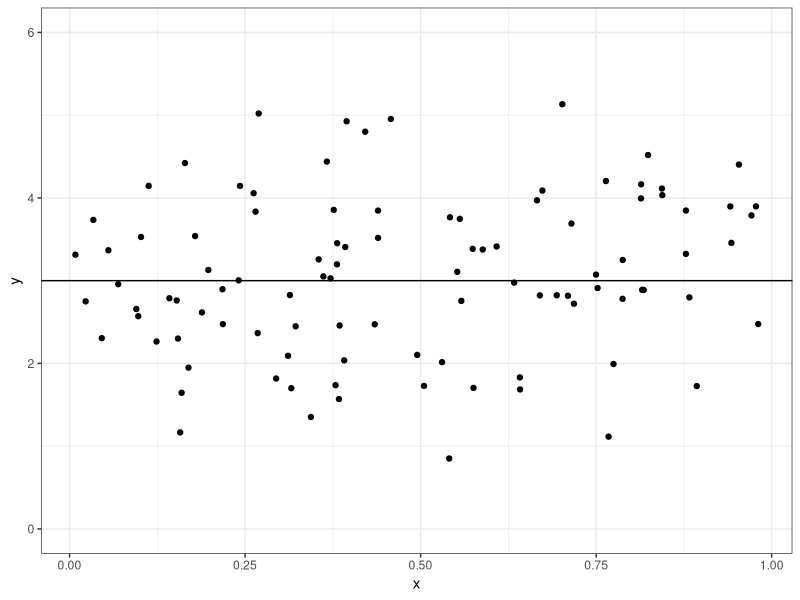
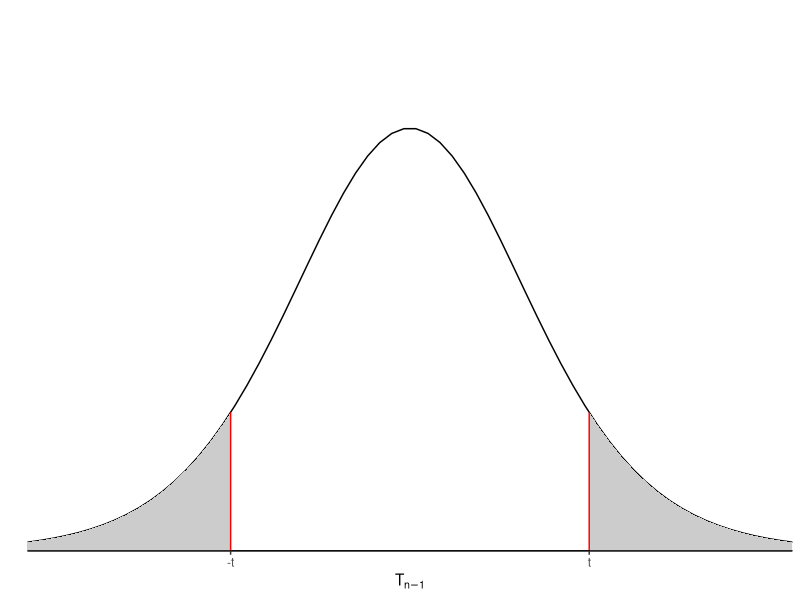
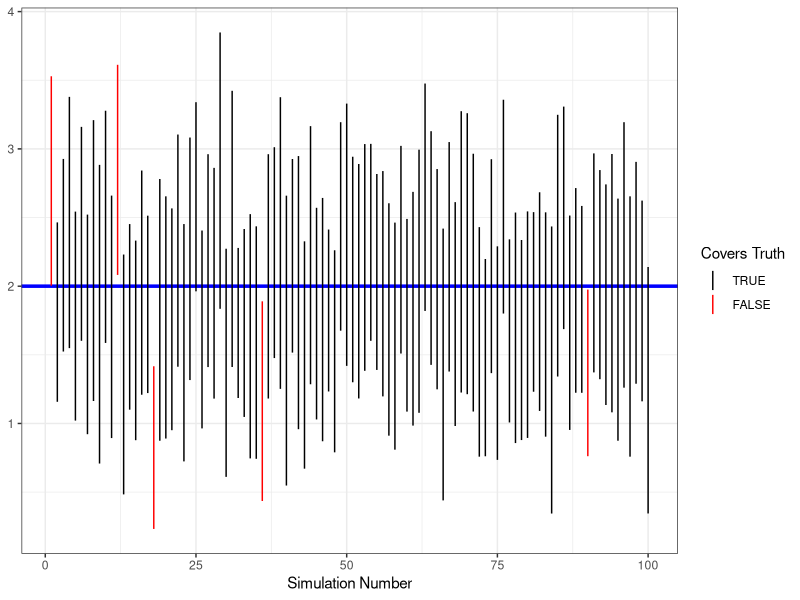
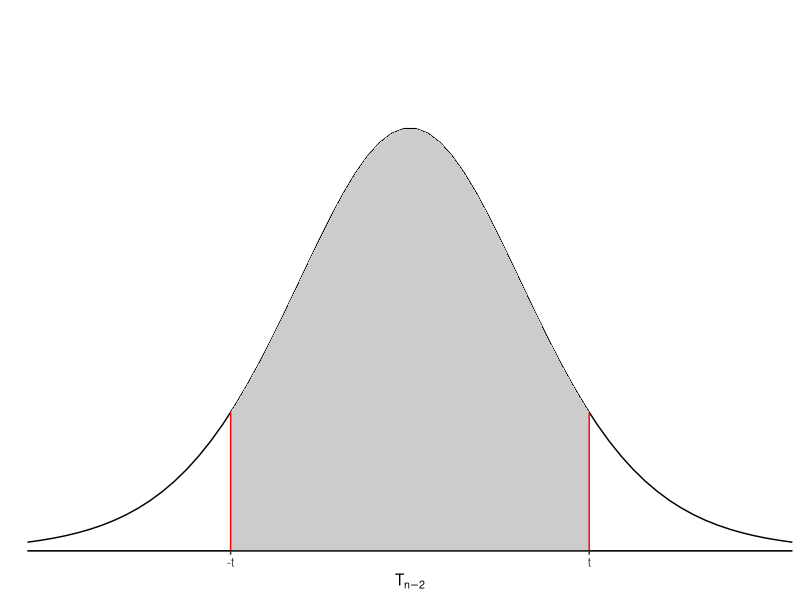

Source code (R) for these figures, in order:
## ---- chunk 1
library(tidyverse)
library(palmerpenguins)
library(broom)
## ---- chunk 2
set.seed(12)
n <- 100
x <- runif(n)
y <- 3 + rnorm(n)
ggplot() + theme_bw() + 
  geom_point(aes(x=x,  y=y)) +
  geom_hline(aes(yintercept=3)) +
  ylim(0, 6)
## ---- chunk 3
x <- seq(-5, 5, length=100)
tdf <- data.frame(x=x, tdens=dt(x, df=10))
ggt <- ggplot() + theme_classic() + coord_cartesian(xlim=c(-3.2, 3.2), ylim=c(0, 0.5), expand=F) + 
  theme(axis.line.y = element_blank()) + 
  xlab(expression(T[n-1])) + ylab("") + scale_y_continuous(breaks=NULL)+
  geom_hline(aes(yintercept=0)) + 
  geom_line(aes(x=x,y=tdens),
            data=tdf)
## ---- chunk 4
ggt + 
  geom_polygon(aes(x=c(1.5, 1.5, x[x>1.5]),
                   y=c(0, dt(1.5, df=10), dt(x[x>1.5], df=10))),
               fill="grey80") +
    geom_polygon(aes(x=c(x[x< -1.5], -1.5, -1.5),
                   y=c(dt(x[x< -1.5], df=10), dt(-1.5, df=10), 0)),
               fill="grey80") +
  scale_x_continuous(breaks=c(-1.5, 1.5), labels=c("-t", "t"))+ 
  geom_segment(aes(x=1.5, xend=1.5, y=0, yend=dt(1.5, df=10)), col="red") +
    geom_segment(aes(x=-1.5, xend=-1.5, y=0, yend=dt(-1.5, df=10)), col="red")
## ---- chunk 5
penguin_lm <- lm(body_mass_g ~ flipper_length_mm, data=penguins)
sig2hat <- summary(penguin_lm)$sigma^2 
sig2hat
# Alternative way "by hand"
sum(residuals(penguin_lm)^2)/(nobs(penguin_lm)-2)
## ---- chunk 6
sxx <- sum(penguins$flipper_length_mm^2, na.rm=T) - 1/nobs(penguin_lm)*sum(penguins$flipper_length_mm, na.rm=T)^2
sxx
## ---- chunk 7
t <- (coef(penguin_lm)[2]- 0)/sqrt(sig2hat/sxx)
t
## ---- chunk 8
2*pt(abs(t), df=nobs(penguin_lm)-2, lower=FALSE)
## ---- chunk 9
tidy(penguin_lm)
## ---- chunk 10
summary(penguin_lm)
## ---- chunk 11
penguins_nomissingsex <- penguins %>%
  filter(!is.na(sex))
penguin_lm2 <- lm(body_mass_g~sex,
                  data=penguins_nomissingsex)
## ---- chunk 12
penguin_lm_df <- tidy(penguin_lm)
t <- (penguin_lm_df$estimate[2]- 40)/sqrt(penguin_lm_df$std.error[2])
t
## ---- chunk 13
2*pt(abs(t), df=nobs(penguin_lm)-2, lower=FALSE)
## ---- chunk 14
pt(penguin_lm_df$statistic[2], df=nobs(penguin_lm)-2, lower=TRUE)
## ---- chunk 15
set.seed(1976)
##############################
# CI coverage via simulation
##############################
numReps <- 100
# Store CI's as matrix since there are two
# values for each replication (lower and upper bound)
ciStore <- matrix(0, nrow = numReps, ncol = 2)

n <- 30
x <- runif(n=n, min=-1, max=1)
beta0 <- 4
beta1 <- 2 
sigma2 <- 2

# Simulate data and fit model, `numReps` times
for(i in 1:numReps) {
    epsilon <- rnorm(n, mean = 0, sd = sqrt(sigma2))
    y <- beta0 + beta1*x + epsilon
    lmfit <- lm(y ~ x)
    ci <- confint(lmfit, level = .95)["x",]
    ciStore[i,] <- ci
}
# Combine into data frame
ci_df <- data.frame(simulation=1:numReps,
                    CIlower=ciStore[,1],
                    CIupper=ciStore[,2]) %>%
  mutate(inCI=ifelse(CIlower<=beta1 & CIupper>=beta1, TRUE, FALSE))
## ---- chunk 16
ggplot(ci_df) + theme_bw() +  
  geom_hline(aes(yintercept=2), col="blue", lwd=1.2) + geom_linerange(aes(x=simulation, ymin=CIlower, ymax=CIupper, col=inCI)) +
  scale_color_manual(name="Covers Truth", breaks=c(TRUE, FALSE), values=c("black", "red")) +
  xlab("Simulation Number")
## ---- chunk 17
x <- seq(-5, 5, length=100)
tdf <- data.frame(x=x, tdens=dt(x, df=10))
ggt <- ggplot() + theme_classic() + coord_cartesian(xlim=c(-3.2, 3.2), ylim=c(0, 0.5), expand=F) + 
  theme(axis.line.y = element_blank()) + 
  xlab(expression(T[n-2])) + 
  ylab("") + scale_y_continuous(breaks=NULL)+
  geom_hline(aes(yintercept=0)) + 
  geom_line(aes(x=x,y=tdens),
            data=tdf)
ggt + 
  geom_polygon(aes(x=c(-1.5, -1.5, x[x>-1.5 & x < 1.5],1.5, 1.5),
                   y=c(0, dt(-1.5, df=10), dt(x[x>-1.5 & x < 1.5], df=10),  dt(1.5, df=10), 0)),
               fill="grey80") +
  scale_x_continuous(breaks=c(-1.5, 1.5), labels=c("-t", "t"))+ 
  geom_segment(aes(x=1.5, xend=1.5, y=0, yend=dt(1.5, df=10)), col="red") +
    geom_segment(aes(x=-1.5, xend=-1.5, y=0, yend=dt(-1.5, df=10)), col="red")
## ---- chunk 18
alpha <- 0.05
t_alphaOver2 <- qt(1-alpha/2,
                   df = 100-2)
t_alphaOver2
## ---- chunk 19
t_alphaOver2 <- qt(alpha/2,
                   df = 100-2,
                   lower=FALSE)
t_alphaOver2
## ---- chunk 20
penguin_lm <- lm(body_mass_g~flipper_length_mm,
                data=penguins)
alpha <- 0.05
t_alphaOver2 <- qt(1-alpha/2,
                   df = nobs(penguin_lm)-2)
CI95Lower <- coef(penguin_lm)[2] - t_alphaOver2 * tidy(penguin_lm)$std.error[2]
CI95Upper <- coef(penguin_lm)[2] + t_alphaOver2 * tidy(penguin_lm)$std.error[2]
c(CI95Lower, CI95Upper)
## ---- chunk 21
tidy(penguin_lm, conf.int=TRUE)
tidy(penguin_lm, conf.int=TRUE, conf.level=0.99)
## ---- chunk 22
confint(penguin_lm)
## ---- chunk 23
tidy(penguin_lm2, conf.int=TRUE)
## ---- chunk 24
tidy(penguin_lm)
